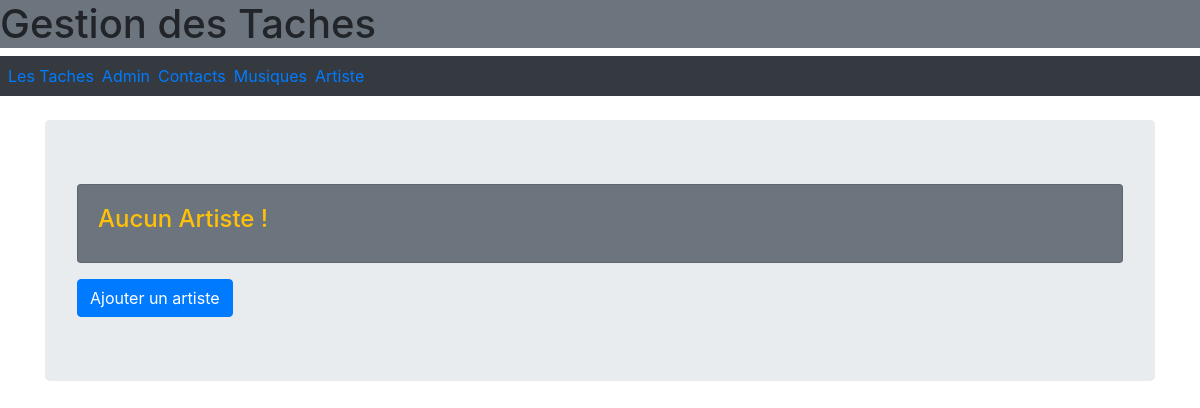
Before: /musiques/artiste with the older database file.
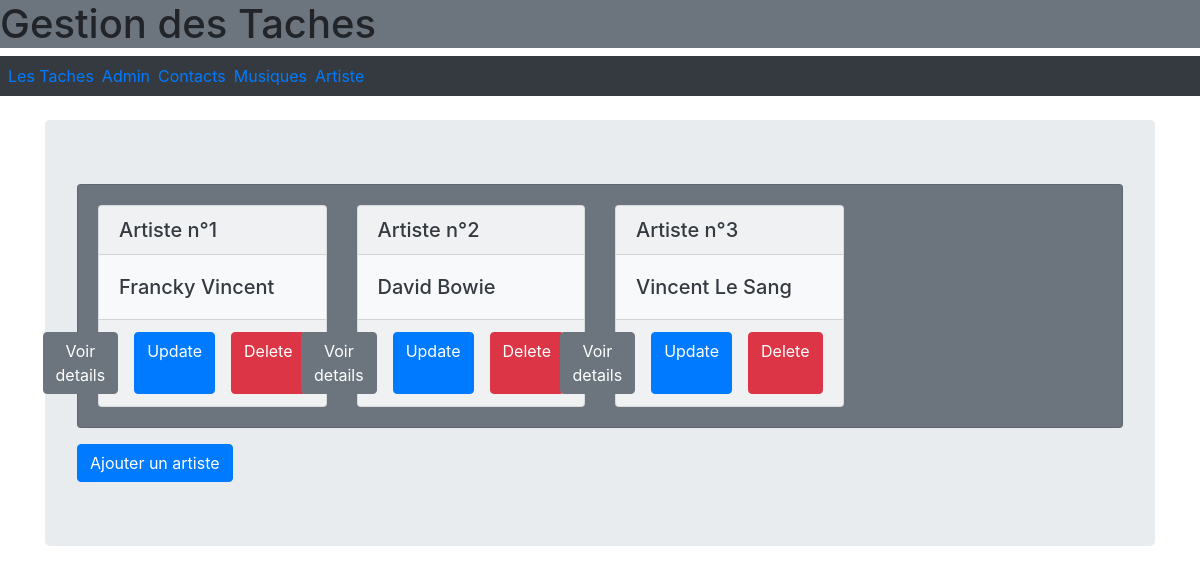
After: the same page with the newer database file.
### musiques/models.py (models this page shows, shortened)
class Artiste(models.Model):
    nom = models.CharField(max_length=64)

### musiques/views.py (the view)
# urls.py: path('artiste', ArtisteList.as_view(), name='artiste_list'),
class ArtisteList(ListView):
    model = Artiste

### musiques/templates/musiques/artiste_list.html (shortened to what this page needs)
{% extends "baseLayout.html" %}
{% load static %}
{% block styles %}
    {{ block.super }}
    <link rel="stylesheet" href="https://use.fontawesome.com/releases/v5.3.1/css/all.css"
integrity="sha384-mzrmE5qonljUremFsqc01SB46JvROS7bZs3IO2EmfFsd15uHvIt+Y8vEf7N7fWAU"
crossorigin="anonymous">
{% endblock %}
{% block content %}
<div class="card bg-secondary">
    <div class="card-body">
      <div class="row" style="row-gap: 1rem">
        {% if artiste_list %}
          {% for artiste in artiste_list %}
            <div class="col-sm-6 col-lg-4 col-xl-3">
              <div class="card bg-light text-dark">
                <h5 class="card-header">
                    Artiste n°{{artiste.pk}}
                </h5>
                <div class="card-body">
                  <h5 class="card-text"> {{ artiste.nom }} </h5>
                </div>
                <div class="card-footer d-flex justify-content-end" style="column-gap: 1rem">
                    <a href="{% url 'musiques:artiste-detail' artiste.id %}" class="btn btn-secondary">Voir details</a>
                    <a href="{% url 'musiques:artiste_update' artiste.id %}" class="btn btn-primary">Update</a>
                    <a href="{% url 'musiques:artiste-delete' artiste.id %}" class="btn btn-danger">Delete</a>
                  </div>
              </div>
            </div>
          {% endfor %}
        {% else %}
          <h4 class="container text-warning">Aucun Artiste !</h4>
        {% endif %}
      </div>
    </div>
  </div>
  <a href="{% url 'musiques:artiste_create' %}" class="btn btn-primary mt-3">Ajouter un artiste</a>
{% endblock %}

Changed rows visible on the page:
added Artiste: pk "1", nom "Francky Vincent"
added Artiste: pk "2", nom "David Bowie"
added Artiste: pk "3", nom "Vincent Le Sang"
Other visible differences:
text no longer shown: "Aucun Artiste !"
